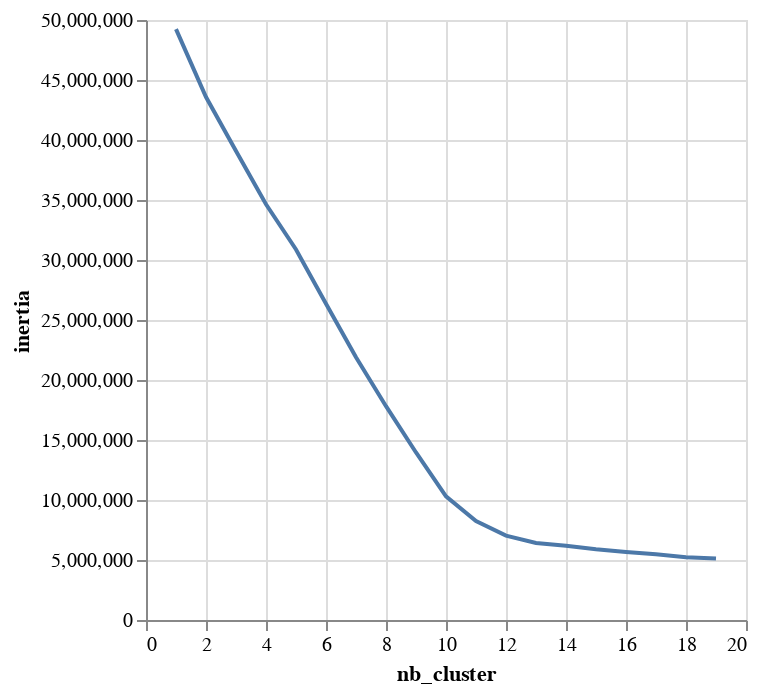

The notebook cell this image was saved under:
### Code cell
alt.Chart(cluster_df).mark_line().encode(alt.X('nb_cluster'), alt.Y('inertia'))

### Figure 1 — Vega-Lite specification as saved in the notebook (floating-point values rounded to 4 significant figures)
{"config": {"view": {"continuousWidth": 300, "continuousHeight": 300}}, "data": {"name": "data-1f541d750071d1ec61b76b423381e96a"}, "mark": {"type": "line"}, "encoding": {"x": {"field": "nb_cluster", "type": "quantitative"}, "y": {"field": "inertia", "type": "quantitative"}}, "$schema": "https://vega.github.io/schema/vega-lite/v5.8.0.json", "datasets": {"data-1f541d750071d1ec61b76b423381e96a": [{"nb_cluster": 1, "inertia": 49240000.0}, {"nb_cluster": 2, "inertia": 43580000.0}, {"nb_cluster": 3, "inertia": 39090000.0}, {"nb_cluster": 4, "inertia": 34640000.0}, {"nb_cluster": 5, "inertia": 30880000.0}, {"nb_cluster": 6, "inertia": 26350000.0}, {"nb_cluster": 7, "inertia": 21900000.0}, {"nb_cluster": 8, "inertia": 17820000.0}, {"nb_cluster": 9, "inertia": 13960000.0}, {"nb_cluster": 10, "inertia": 10310000.0}, {"nb_cluster": 11, "inertia": 8251000.0}, {"nb_cluster": 12, "inertia": 7029000.0}, {"nb_cluster": 13, "inertia": 6416000.0}, {"nb_cluster": 14, "inertia": 6181000.0}, {"nb_cluster": 15, "inertia": 5887000.0}, {"nb_cluster": 16, "inertia": 5663000.0}, {"nb_cluster": 17, "inertia": 5470000.0}, {"nb_cluster": 18, "inertia": 5235000.0}, {"nb_cluster": 19, "inertia": 5117000.0}]}}
